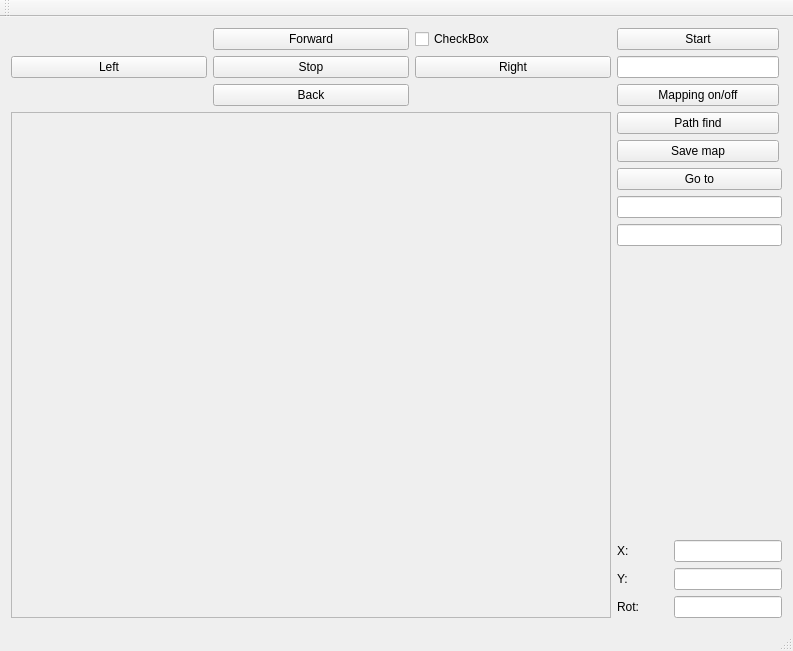
<?xml version="1.0" encoding="UTF-8"?>
<ui version="4.0">
 <class>MainWindow</class>
 <widget class="QMainWindow" name="MainWindow">
  <property name="geometry">
   <rect>
    <x>0</x>
    <y>0</y>
    <width>793</width>
    <height>651</height>
   </rect>
  </property>
  <property name="windowTitle">
   <string>MainWindow</string>
  </property>
  <widget class="QWidget" name="centralWidget">
   <layout class="QGridLayout" name="gridLayout">
    <item row="2" column="0">
     <widget class="QFrame" name="frame">
      <property name="sizePolicy">
       <sizepolicy hsizetype="MinimumExpanding" vsizetype="Expanding">
        <horstretch>0</horstretch>
        <verstretch>0</verstretch>
       </sizepolicy>
      </property>
      <property name="minimumSize">
       <size>
        <width>600</width>
        <height>450</height>
       </size>
      </property>
      <property name="frameShape">
       <enum>QFrame::StyledPanel</enum>
      </property>
      <property name="frameShadow">
       <enum>QFrame::Raised</enum>
      </property>
     </widget>
    </item>
    <item row="1" column="1">
     <layout class="QVBoxLayout" name="verticalLayout">
      <item>
       <widget class="QPushButton" name="pushButton_9">
        <property name="sizePolicy">
         <sizepolicy hsizetype="Fixed" vsizetype="Fixed">
          <horstretch>0</horstretch>
          <verstretch>0</verstretch>
         </sizepolicy>
        </property>
        <property name="minimumSize">
         <size>
          <width>162</width>
          <height>0</height>
         </size>
        </property>
        <property name="text">
         <string>Start</string>
        </property>
       </widget>
      </item>
      <item>
       <widget class="QLineEdit" name="lineEdit">
        <property name="sizePolicy">
         <sizepolicy hsizetype="Fixed" vsizetype="Fixed">
          <horstretch>0</horstretch>
          <verstretch>0</verstretch>
         </sizepolicy>
        </property>
        <property name="minimumSize">
         <size>
          <width>162</width>
          <height>0</height>
         </size>
        </property>
       </widget>
      </item>
      <item>
       <widget class="QPushButton" name="pushButton">
        <property name="sizePolicy">
         <sizepolicy hsizetype="Fixed" vsizetype="Fixed">
          <horstretch>0</horstretch>
          <verstretch>0</verstretch>
         </sizepolicy>
        </property>
        <property name="minimumSize">
         <size>
          <width>162</width>
          <height>0</height>
         </size>
        </property>
        <property name="text">
         <string>Mapping on/off</string>
        </property>
       </widget>
      </item>
     </layout>
    </item>
    <item row="1" column="0">
     <layout class="QGridLayout" name="gridLayout_2">
      <item row="1" column="2">
       <widget class="QPushButton" name="pushButton_5">
        <property name="sizePolicy">
         <sizepolicy hsizetype="Expanding" vsizetype="Fixed">
          <horstretch>0</horstretch>
          <verstretch>0</verstretch>
         </sizepolicy>
        </property>
        <property name="text">
         <string>Right</string>
        </property>
       </widget>
      </item>
      <item row="0" column="1">
       <widget class="QPushButton" name="pushButton_2">
        <property name="sizePolicy">
         <sizepolicy hsizetype="Expanding" vsizetype="Fixed">
          <horstretch>0</horstretch>
          <verstretch>0</verstretch>
         </sizepolicy>
        </property>
        <property name="text">
         <string>Forward</string>
        </property>
       </widget>
      </item>
      <item row="1" column="0">
       <widget class="QPushButton" name="pushButton_6">
        <property name="sizePolicy">
         <sizepolicy hsizetype="Expanding" vsizetype="Fixed">
          <horstretch>0</horstretch>
          <verstretch>0</verstretch>
         </sizepolicy>
        </property>
        <property name="text">
         <string>Left</string>
        </property>
       </widget>
      </item>
      <item row="2" column="1">
       <widget class="QPushButton" name="pushButton_3">
        <property name="sizePolicy">
         <sizepolicy hsizetype="Expanding" vsizetype="Fixed">
          <horstretch>0</horstretch>
          <verstretch>0</verstretch>
         </sizepolicy>
        </property>
        <property name="text">
         <string>Back</string>
        </property>
       </widget>
      </item>
      <item row="1" column="1">
       <widget class="QPushButton" name="pushButton_4">
        <property name="sizePolicy">
         <sizepolicy hsizetype="Expanding" vsizetype="Fixed">
          <horstretch>0</horstretch>
          <verstretch>0</verstretch>
         </sizepolicy>
        </property>
        <property name="text">
         <string>Stop</string>
        </property>
       </widget>
      </item>
      <item row="0" column="2">
       <widget class="QCheckBox" name="checkBox">
        <property name="text">
         <string>CheckBox</string>
        </property>
       </widget>
      </item>
     </layout>
    </item>
    <item row="2" column="1">
     <layout class="QVBoxLayout" name="verticalLayout_2">
      <item>
       <widget class="QPushButton" name="pushButton_8">
        <property name="sizePolicy">
         <sizepolicy hsizetype="Fixed" vsizetype="Fixed">
          <horstretch>0</horstretch>
          <verstretch>0</verstretch>
         </sizepolicy>
        </property>
        <property name="minimumSize">
         <size>
          <width>162</width>
          <height>0</height>
         </size>
        </property>
        <property name="text">
         <string>Path find</string>
        </property>
       </widget>
      </item>
      <item>
       <widget class="QPushButton" name="pushButton_7">
        <property name="sizePolicy">
         <sizepolicy hsizetype="Fixed" vsizetype="Fixed">
          <horstretch>0</horstretch>
          <verstretch>0</verstretch>
         </sizepolicy>
        </property>
        <property name="minimumSize">
         <size>
          <width>162</width>
          <height>0</height>
         </size>
        </property>
        <property name="text">
         <string>Save map</string>
        </property>
       </widget>
      </item>
      <item>
       <widget class="QPushButton" name="pushButton_10">
        <property name="text">
         <string>Go to</string>
        </property>
       </widget>
      </item>
      <item>
       <widget class="QLineEdit" name="lineEdit_5"/>
      </item>
      <item>
       <widget class="QLineEdit" name="lineEdit_6"/>
      </item>
      <item>
       <spacer name="verticalSpacer">
        <property name="orientation">
         <enum>Qt::Vertical</enum>
        </property>
        <property name="sizeHint" stdset="0">
         <size>
          <width>20</width>
          <height>40</height>
         </size>
        </property>
       </spacer>
      </item>
      <item>
       <layout class="QGridLayout" name="gridLayout_3">
        <item row="0" column="0">
         <widget class="QLabel" name="label">
          <property name="text">
           <string>X:</string>
          </property>
         </widget>
        </item>
        <item row="2" column="0">
         <widget class="QLabel" name="label_3">
          <property name="text">
           <string>Rot:</string>
          </property>
         </widget>
        </item>
        <item row="1" column="0">
         <widget class="QLabel" name="label_2">
          <property name="text">
           <string>Y:</string>
          </property>
         </widget>
        </item>
        <item row="0" column="1">
         <widget class="QLineEdit" name="lineEdit_2">
          <property name="sizePolicy">
           <sizepolicy hsizetype="Fixed" vsizetype="Fixed">
            <horstretch>0</horstretch>
            <verstretch>0</verstretch>
           </sizepolicy>
          </property>
          <property name="focusPolicy">
           <enum>Qt::NoFocus</enum>
          </property>
          <property name="readOnly">
           <bool>true</bool>
          </property>
         </widget>
        </item>
        <item row="1" column="1">
         <widget class="QLineEdit" name="lineEdit_3">
          <property name="sizePolicy">
           <sizepolicy hsizetype="Fixed" vsizetype="Fixed">
            <horstretch>0</horstretch>
            <verstretch>0</verstretch>
           </sizepolicy>
          </property>
          <property name="focusPolicy">
           <enum>Qt::NoFocus</enum>
          </property>
          <property name="readOnly">
           <bool>true</bool>
          </property>
         </widget>
        </item>
        <item row="2" column="1">
         <widget class="QLineEdit" name="lineEdit_4">
          <property name="sizePolicy">
           <sizepolicy hsizetype="Fixed" vsizetype="Fixed">
            <horstretch>0</horstretch>
            <verstretch>0</verstretch>
           </sizepolicy>
          </property>
          <property name="focusPolicy">
           <enum>Qt::NoFocus</enum>
          </property>
          <property name="readOnly">
           <bool>true</bool>
          </property>
         </widget>
        </item>
       </layout>
      </item>
     </layout>
    </item>
   </layout>
  </widget>
  <widget class="QMenuBar" name="menuBar">
   <property name="geometry">
    <rect>
     <x>0</x>
     <y>0</y>
     <width>793</width>
     <height>25</height>
    </rect>
   </property>
  </widget>
  <widget class="QToolBar" name="mainToolBar">
   <attribute name="toolBarArea">
    <enum>TopToolBarArea</enum>
   </attribute>
   <attribute name="toolBarBreak">
    <bool>false</bool>
   </attribute>
  </widget>
  <widget class="QStatusBar" name="statusBar"/>
 </widget>
 <layoutdefault spacing="6" margin="11"/>
 <resources/>
 <connections/>
</ui>
